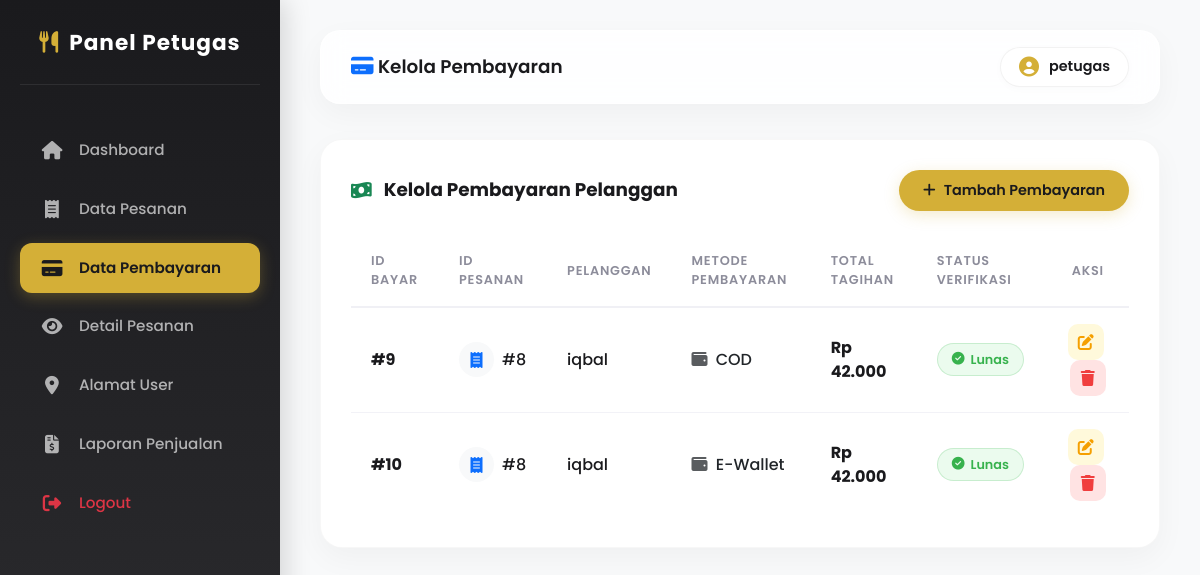
The page /petugas/pembayaran.php (signed in) on the database its author committed.
### tables this page shows
CREATE TABLE `users` (
  `id` int(11) NOT NULL,
  `username` varchar(50) DEFAULT NULL,
  `password` varchar(255) NOT NULL,
  `role` enum('admin','petugas','pengunjung') DEFAULT NULL
);

CREATE TABLE `pembayaran` (
  `id` int(11) NOT NULL,
  `pesanan_id` int(11) DEFAULT NULL,
  `metode` varchar(50) DEFAULT NULL,
  `status` enum('pending','lunas') DEFAULT 'pending'
);

CREATE TABLE `pesanan` (
  `id` int(11) NOT NULL,
  `user_id` int(11) DEFAULT NULL,
  `alamat_id` int(11) DEFAULT NULL,
  `ongkir_id` int(11) DEFAULT NULL,
  `tanggal` timestamp NULL DEFAULT CURRENT_TIMESTAMP,
  `total` int(11) DEFAULT NULL
);

### petugas/pembayaran.php (the view, shortened to what this page needs)
<?php
include '../koneksi.php';
$id_petugas = $_SESSION['id'];
$q_petugas = mysqli_query($conn, "SELECT username FROM users WHERE id='$id_petugas'");
$d_petugas = mysqli_fetch_assoc($q_petugas);
$nama_petugas = $d_petugas['username'];
$data = mysqli_query($conn,"
    SELECT pb.*, p.total, u.username
    FROM pembayaran pb
    JOIN pesanan p ON pb.pesanan_id = p.id
    JOIN users u ON p.user_id = u.id
    ORDER BY pb.id ASC
");
?>
<!DOCTYPE html>
<html lang="id">
<head>
    <link href="https://cdn.jsdelivr.net/npm/bootstrap@5.3.0/dist/css/bootstrap.min.css" rel="stylesheet">
    <link href="https://cdnjs.cloudflare.com/ajax/libs/font-awesome/6.4.0/css/all.min.css" rel="stylesheet">
    <link href="../css/dashboard.css" rel="stylesheet">
</head>
<body>
    <?php include '../includes/sidebar_petugas.php'; ?>
    <div class="main-content">
        <?php
        $topbar_title = "Kelola Pembayaran";
        $user_name = $nama_petugas;
        $topbar_icon = '<i class="fa fa-credit-card text-primary"></i>';
        include '../includes/topbar.php';
        ?>
        <div class="card-premium">
            <div class="d-flex justify-content-between align-items-center mb-4 flex-wrap gap-3">
                <h5 class="card-title-premium mb-0">
                    <i class="fa fa-money-bill-wave text-success"></i> Kelola Pembayaran Pelanggan
                </h5>
                <button class="btn-premium-primary" data-bs-toggle="modal" data-bs-target="#tambah">
                    <i class="fa fa-plus"></i> Tambah Pembayaran
                </button>
            </div>
            <div class="table-responsive">
                <table class="table-premium">
                    <thead>
                        <tr>
                            <th>ID Bayar</th>
                            <th>ID Pesanan</th>
                            <th>Pelanggan</th>
                            <th>Metode Pembayaran</th>
                            <th>Total Tagihan</th>
                            <th>Status Verifikasi</th>
                            <th class="text-center">Aksi</th>
                        </tr>
                    </thead>
                    <tbody>
                        <?php while($d = mysqli_fetch_array($data)){ ?>
                        <tr>
                            <td><strong>#<?= $d['id']; ?></strong></td>
                            <td>
                                <div class="d-flex align-items-center gap-2">
                                    <div class="bg-light p-2 rounded-circle text-primary d-flex align-items-center justify-content-center" style="width: 35px; height: 35px;">
                                        <i class="fa fa-receipt"></i>
                                    </div>
                                    #<?= htmlspecialchars($d['pesanan_id']) ?>
                                </div>
                            </td>
                            <td><?= htmlspecialchars($d['username']) ?></td>
                            <td>
                                <span class="text-dark fw-medium">
                                    <i class="fa fa-wallet me-1 text-muted"></i> <?= htmlspecialchars($d['metode']) ?>
                                </span>
                            </td>
                            <td>
                                <span class="fw-bold">
                                    Rp <?= number_format($d['total'] ? $d['total'] : 0, 0, ',', '.') ?>
                                </span>
                            </td>
                            <td>
                                <?php if($d['status']=="lunas"){ ?>
                                    <span class="status-badge lunas"><i class="fa fa-check-circle"></i> Lunas</span>
                                <?php } else { ?>
                                    <span class="status-badge pending"><i class="fa fa-clock"></i> Pending</span>
                                <?php } ?>
                            </td>
                            <td class="text-center">
                                <button class="btn-action-premium btn-edit-premium me-1" data-bs-toggle="modal" data-bs-target="#edit<?= $d['id'] ?>" title="Edit">
                                    <i class="fa fa-edit"></i>
                                </button>
                                <button type="button" class="btn-action-premium btn-delete-premium" onclick="konfirmasiHapus('pembayaran.php?hapus=<?= $d['id'] ?>')" title="Hapus">
                                    <i class="fa fa-trash"></i>
                                </button>
                            </td>
                        </tr>
                        <?php } ?>
                    </tbody>
                </table>
            </div>
        </div>
    </div>
</body>
</html>

### includes/topbar.php (shortened to what this page needs)
<div class="topbar">
    <div class="topbar-title">
        <h5><?= isset($topbar_icon) ? $topbar_icon : '<i class="fa fa-chart-pie"></i>' ?> <?= htmlspecialchars($topbar_title) ?></h5>
    </div>
    <div class="topbar-profile">
        <div class="topbar-user">
            <i class="fa fa-user-circle"></i> <span><?= htmlspecialchars($user_name) ?></span>
        </div>
    </div>
</div>

### css/dashboard.css (style rules this page uses)
:root { --gold: #D4AF37; --gold-dark: #AA8C2C; --gold-light: rgba(212, 175, 55, 0.15); --dark: #1A1A1D; --dark-medium: #242428; --sidebar-bg: linear-gradient(180deg, #1A1A1D 0%, #2D2D30 100%); --bg-light: #F8F9FA; --card-shadow: 0 10px 30px rgba(0, 0, 0, 0.04); --hover-shadow: 0 15px 35px rgba(212, 175, 55, 0.12); --transition: all 0.3s cubic-bezier(0.25, 0.8, 0.25, 1); }
* { margin: 0; padding: 0; box-sizing: border-box; }
body { font-family: 'Poppins', sans-serif; background-color: var(--bg-light); color: var(--dark); min-height: 100vh; overflow-x: hidden; }
.main-content { margin-left: 280px; padding: 30px 40px; transition: var(--transition); min-height: 100vh; }
.topbar { background: rgba(255, 255, 255, 0.85); backdrop-filter: blur(12px); -webkit-backdrop-filter: blur(12px); padding: 16px 30px; border-radius: 20px; margin-bottom: 35px; display: flex; justify-content: space-between; align-items: center; box-shadow: var(--card-shadow); border: 1px solid rgba(255, 255, 255, 0.5); }
.topbar-title { display: flex; align-items: center; gap: 12px; }
.topbar-title h5 { margin: 0; font-weight: 600; color: var(--dark); font-size: 1.15rem; }
.topbar-title i { color: var(--gold); font-size: 1.25rem; }
.topbar-profile { display: flex; align-items: center; gap: 12px; }
.topbar-user { display: flex; align-items: center; gap: 10px; background: #ffffff; padding: 8px 18px; border-radius: 30px; border: 1px solid rgba(0, 0, 0, 0.05); box-shadow: 0 2px 8px rgba(0, 0, 0, 0.02); font-weight: 600; color: var(--dark); font-size: 0.9rem; }
.topbar-user i { font-size: 1.25rem; color: var(--gold); }
.card-premium { background: #ffffff; border-radius: 22px; border: 1px solid rgba(0, 0, 0, 0.03); padding: 30px; box-shadow: var(--card-shadow); transition: var(--transition); }
.card-title-premium { font-weight: 700; color: var(--dark); font-size: 1.15rem; margin-bottom: 25px; display: flex; align-items: center; gap: 12px; }
.card-title-premium i { color: var(--gold); }
.table-responsive { scrollbar-width: none; }
.table-premium { width: 100%; margin-bottom: 0; }
.table-premium th { border-bottom: 2px solid #f0f0f5; color: #8c8c9a; font-weight: 600; text-transform: uppercase; font-size: 0.8rem; letter-spacing: 0.8px; padding: 16px 20px; background-color: transparent; }
.table-premium td { vertical-align: middle; padding: 16px 20px; color: var(--dark); font-weight: 500; border-bottom: 1px solid #f2f2f7; background-color: transparent; transition: var(--transition); }
.table-premium tbody tr { transition: var(--transition); }
.table-premium tbody tr:last-child td { border-bottom: none; }
.status-badge { padding: 6px 14px; border-radius: 30px; font-weight: 600; font-size: 0.8rem; display: inline-flex; align-items: center; gap: 6px; }
.status-badge.lunas { background-color: #ebfbee; color: #37b24d; border: 1px solid rgba(55, 178, 77, 0.2); }
.btn-premium-primary { background: var(--gold); color: var(--dark) !important; border: none; border-radius: 30px; padding: 10px 24px; font-weight: 600; font-size: 0.9rem; display: inline-flex; align-items: center; gap: 8px; text-decoration: none; transition: var(--transition); box-shadow: 0 4px 15px rgba(212, 175, 55, 0.25); }
.btn-action-premium { width: 36px; height: 36px; border-radius: 10px; display: inline-flex; align-items: center; justify-content: center; border: none; transition: var(--transition); text-decoration: none; }
.btn-edit-premium { background-color: #fff9db; color: #f59f00 !important; }
.btn-delete-premium { background-color: #ffe3e3; color: #f03e3e !important; }

### rows shown on the page
users: username "petugas"
pembayaran: id "9", pesanan "8", users.username "iqbal", metode "COD", pesanan.total "42.000", status "lunas" (drawn)
pembayaran: id "10", pesanan "8", users.username "iqbal", metode "E-Wallet", pesanan.total "42.000", status "lunas" (drawn)

### other values the page prints
$topbar_title "Kelola Pembayaran"
